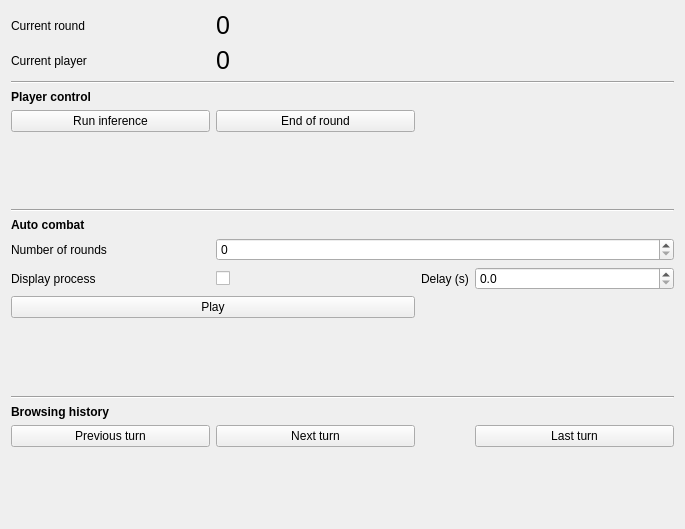
<?xml version="1.0" encoding="UTF-8"?>
<ui version="4.0">
 <class>Form</class>
 <widget class="QWidget" name="Form">
  <property name="geometry">
   <rect>
    <x>0</x>
    <y>0</y>
    <width>685</width>
    <height>529</height>
   </rect>
  </property>
  <property name="windowTitle">
   <string>Form</string>
  </property>
  <layout class="QGridLayout" name="gridLayout">
   <item row="9" column="3">
    <widget class="QDoubleSpinBox" name="delayBox">
     <property name="sizePolicy">
      <sizepolicy hsizetype="Expanding" vsizetype="Fixed">
       <horstretch>0</horstretch>
       <verstretch>0</verstretch>
      </sizepolicy>
     </property>
     <property name="buttonSymbols">
      <enum>QAbstractSpinBox::UpDownArrows</enum>
     </property>
     <property name="showGroupSeparator" stdset="0">
      <bool>false</bool>
     </property>
     <property name="decimals">
      <number>1</number>
     </property>
     <property name="maximum">
      <double>5.000000000000000</double>
     </property>
     <property name="singleStep">
      <double>0.100000000000000</double>
     </property>
    </widget>
   </item>
   <item row="9" column="2">
    <widget class="QLabel" name="label">
     <property name="text">
      <string>Delay (s)</string>
     </property>
    </widget>
   </item>
   <item row="4" column="2" colspan="2">
    <spacer name="horizontalSpacer">
     <property name="orientation">
      <enum>Qt::Horizontal</enum>
     </property>
     <property name="sizeHint" stdset="0">
      <size>
       <width>40</width>
       <height>20</height>
      </size>
     </property>
    </spacer>
   </item>
   <item row="14" column="3">
    <widget class="QPushButton" name="lastTurnButton">
     <property name="toolTip">
      <string>End history browse and go to present</string>
     </property>
     <property name="text">
      <string>Last turn</string>
     </property>
    </widget>
   </item>
   <item row="8" column="1" colspan="3">
    <widget class="QSpinBox" name="roundsBox">
     <property name="maximum">
      <number>9999</number>
     </property>
    </widget>
   </item>
   <item row="10" column="0" colspan="2">
    <widget class="QPushButton" name="playButton">
     <property name="sizePolicy">
      <sizepolicy hsizetype="MinimumExpanding" vsizetype="Fixed">
       <horstretch>0</horstretch>
       <verstretch>0</verstretch>
      </sizepolicy>
     </property>
     <property name="toolTip">
      <string>Simulate number of rounds specified above.</string>
     </property>
     <property name="text">
      <string>Play</string>
     </property>
    </widget>
   </item>
   <item row="12" column="0" colspan="4">
    <widget class="Line" name="line_3">
     <property name="orientation">
      <enum>Qt::Horizontal</enum>
     </property>
    </widget>
   </item>
   <item row="2" column="0" colspan="4">
    <widget class="Line" name="line">
     <property name="orientation">
      <enum>Qt::Horizontal</enum>
     </property>
    </widget>
   </item>
   <item row="6" column="0" colspan="4">
    <widget class="Line" name="line_2">
     <property name="orientation">
      <enum>Qt::Horizontal</enum>
     </property>
    </widget>
   </item>
   <item row="14" column="0">
    <widget class="QPushButton" name="previousTurnButton">
     <property name="toolTip">
      <string>Move back to previous player.</string>
     </property>
     <property name="text">
      <string>Previous turn</string>
     </property>
    </widget>
   </item>
   <item row="14" column="1">
    <widget class="QPushButton" name="nextTurnButton">
     <property name="toolTip">
      <string>Move  to next player.</string>
     </property>
     <property name="text">
      <string>Next turn</string>
     </property>
    </widget>
   </item>
   <item row="11" column="0">
    <spacer name="verticalSpacer">
     <property name="orientation">
      <enum>Qt::Vertical</enum>
     </property>
     <property name="sizeHint" stdset="0">
      <size>
       <width>20</width>
       <height>40</height>
      </size>
     </property>
    </spacer>
   </item>
   <item row="4" column="0">
    <widget class="QPushButton" name="runInferenceButton">
     <property name="sizePolicy">
      <sizepolicy hsizetype="MinimumExpanding" vsizetype="Fixed">
       <horstretch>0</horstretch>
       <verstretch>0</verstretch>
      </sizepolicy>
     </property>
     <property name="toolTip">
      <string>Run one round of current user inference.</string>
     </property>
     <property name="text">
      <string>Run inference</string>
     </property>
    </widget>
   </item>
   <item row="4" column="1">
    <widget class="QPushButton" name="endOfRoundButton">
     <property name="sizePolicy">
      <sizepolicy hsizetype="MinimumExpanding" vsizetype="Fixed">
       <horstretch>0</horstretch>
       <verstretch>0</verstretch>
      </sizepolicy>
     </property>
     <property name="toolTip">
      <string>Finish user round and execute all enemies round.</string>
     </property>
     <property name="text">
      <string>End of round</string>
     </property>
    </widget>
   </item>
   <item row="15" column="0">
    <spacer name="verticalSpacer_2">
     <property name="orientation">
      <enum>Qt::Vertical</enum>
     </property>
     <property name="sizeHint" stdset="0">
      <size>
       <width>20</width>
       <height>40</height>
      </size>
     </property>
    </spacer>
   </item>
   <item row="13" column="0">
    <widget class="QLabel" name="label_7">
     <property name="font">
      <font>
       <weight>75</weight>
       <bold>true</bold>
      </font>
     </property>
     <property name="text">
      <string>Browsing history</string>
     </property>
    </widget>
   </item>
   <item row="3" column="0">
    <widget class="QLabel" name="label_3">
     <property name="font">
      <font>
       <weight>75</weight>
       <bold>true</bold>
      </font>
     </property>
     <property name="text">
      <string>Player control</string>
     </property>
    </widget>
   </item>
   <item row="7" column="0">
    <widget class="QLabel" name="label_4">
     <property name="font">
      <font>
       <weight>75</weight>
       <bold>true</bold>
      </font>
     </property>
     <property name="text">
      <string>Auto combat</string>
     </property>
    </widget>
   </item>
   <item row="1" column="1">
    <widget class="QLabel" name="currentPlayerLabel">
     <property name="font">
      <font>
       <pointsize>19</pointsize>
       <kerning>true</kerning>
      </font>
     </property>
     <property name="text">
      <string>0</string>
     </property>
    </widget>
   </item>
   <item row="1" column="0">
    <widget class="QLabel" name="label_9">
     <property name="text">
      <string>Current player</string>
     </property>
    </widget>
   </item>
   <item row="0" column="1">
    <widget class="QLabel" name="currentRoundLabel">
     <property name="font">
      <font>
       <pointsize>19</pointsize>
      </font>
     </property>
     <property name="text">
      <string>0</string>
     </property>
    </widget>
   </item>
   <item row="9" column="1">
    <widget class="QCheckBox" name="displayProcessCheck">
     <property name="sizePolicy">
      <sizepolicy hsizetype="Maximum" vsizetype="Fixed">
       <horstretch>0</horstretch>
       <verstretch>0</verstretch>
      </sizepolicy>
     </property>
     <property name="text">
      <string/>
     </property>
    </widget>
   </item>
   <item row="5" column="0">
    <spacer name="verticalSpacer_4">
     <property name="orientation">
      <enum>Qt::Vertical</enum>
     </property>
     <property name="sizeHint" stdset="0">
      <size>
       <width>20</width>
       <height>40</height>
      </size>
     </property>
    </spacer>
   </item>
   <item row="0" column="0">
    <widget class="QLabel" name="label_2">
     <property name="text">
      <string>Current round</string>
     </property>
    </widget>
   </item>
   <item row="8" column="0">
    <widget class="QLabel" name="label_5">
     <property name="text">
      <string>Number of rounds</string>
     </property>
    </widget>
   </item>
   <item row="9" column="0">
    <widget class="QLabel" name="label_6">
     <property name="text">
      <string>Display process</string>
     </property>
    </widget>
   </item>
  </layout>
 </widget>
 <resources/>
 <connections/>
</ui>
